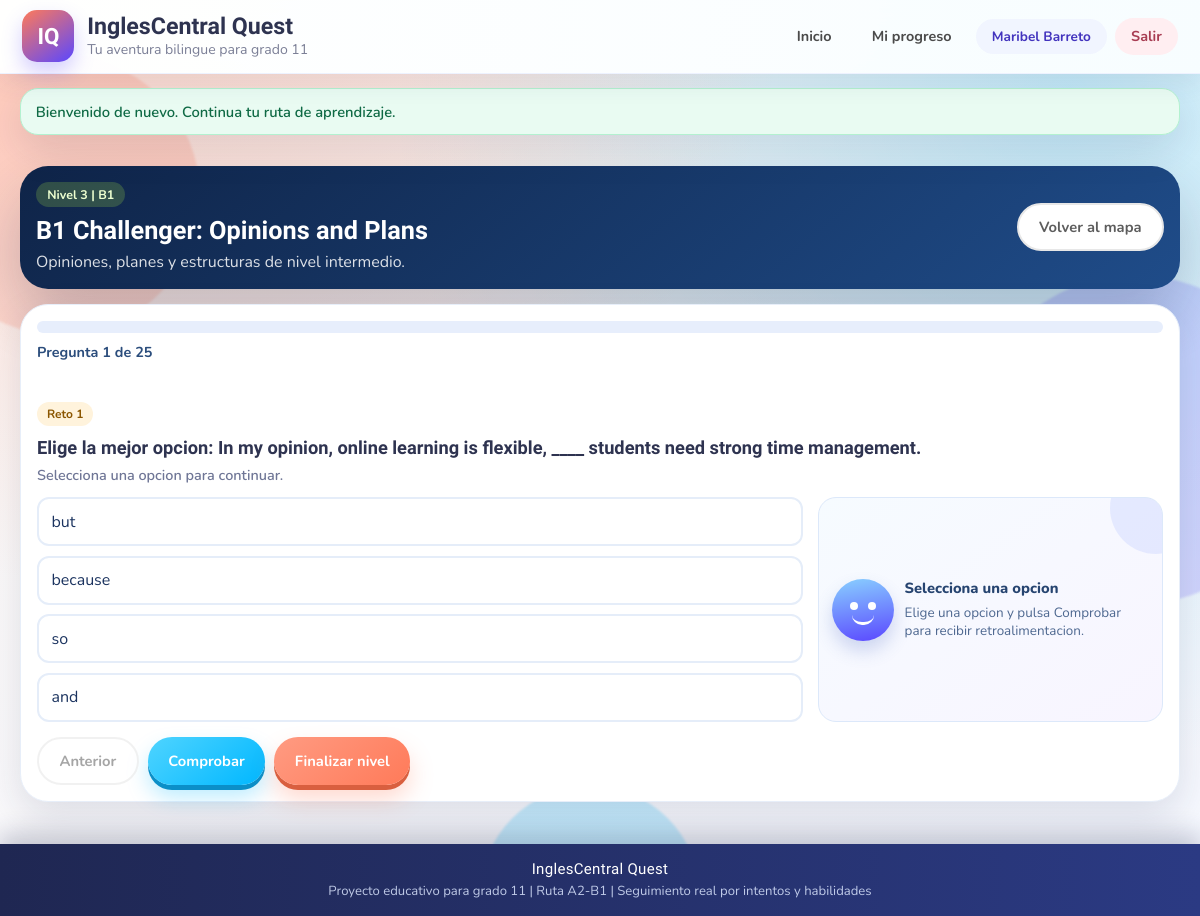
The app's page /nivel/3 (signed in) with its own data.
### tables this page shows
CREATE TABLE IF NOT EXISTS `lecciones` (
  `leccion_id` int(11) NOT NULL AUTO_INCREMENT,     
  `nivel_id` int(11) NOT NULL,
  `titulo_leccion` varchar(160) NOT NULL,
  `objetivo_leccion` varchar(300) NOT NULL,
  `orden_secuencia` int(11) NOT NULL,
  PRIMARY KEY (`leccion_id`),
  UNIQUE KEY `uq_lecciones_nivel_orden` (`nivel_id`,`orden_secuencia`),
  CONSTRAINT `fk_lecciones_nivel` FOREIGN KEY (`nivel_id`) REFERENCES `niveles` (`nivel_id`) ON DELETE CASCADE     
);

CREATE TABLE IF NOT EXISTS `niveles` (
  `nivel_id` int(11) NOT NULL AUTO_INCREMENT,     
  `codigo_nivel` varchar(20) NOT NULL,
  `nombre_nivel` varchar(120) NOT NULL,
  `banda_cefr` varchar(10) NOT NULL,
  `descripcion_nivel` varchar(300) NOT NULL,
  `meta_xp` int(11) NOT NULL CHECK (`meta_xp` >= 0),
  PRIMARY KEY (`nivel_id`),
  UNIQUE KEY `codigo_nivel` (`codigo_nivel`)
);

CREATE TABLE IF NOT EXISTS `preguntas` (
  `pregunta_id` int(11) NOT NULL AUTO_INCREMENT,     
  `leccion_id` int(11) NOT NULL,
  `tipo_pregunta_id` int(11) NOT NULL,
  `enunciado_pregunta` varchar(500) NOT NULL,
  `explicacion` varchar(320) DEFAULT NULL,
  `peso_dificultad` decimal(4,2) NOT NULL DEFAULT 1.00,
  `orden_secuencia` int(11) NOT NULL,
  PRIMARY KEY (`pregunta_id`),
  UNIQUE KEY `uq_preguntas_leccion_orden` (`leccion_id`,`orden_secuencia`),
  KEY `fk_preguntas_tipo` (`tipo_pregunta_id`),
  CONSTRAINT `fk_preguntas_leccion` FOREIGN KEY (`leccion_id`) REFERENCES `lecciones` (`leccion_id`) ON DELETE CASCADE,     
  CONSTRAINT `fk_preguntas_tipo` FOREIGN KEY (`tipo_pregunta_id`) REFERENCES `tipos_pregunta` (`tipo_pregunta_id`)     
);

CREATE TABLE IF NOT EXISTS `opciones_pregunta` (
  `opcion_id` int(11) NOT NULL AUTO_INCREMENT,     
  `pregunta_id` int(11) NOT NULL,
  `texto_opcion` varchar(250) NOT NULL,
  `retroalimentacion` varchar(500) DEFAULT NULL,
  `es_correcta` tinyint(1) NOT NULL DEFAULT 0,
  PRIMARY KEY (`opcion_id`),
  KEY `fk_opciones_pregunta` (`pregunta_id`),
  CONSTRAINT `fk_opciones_pregunta` FOREIGN KEY (`pregunta_id`) REFERENCES `preguntas` (`pregunta_id`) ON DELETE CASCADE     
);

### views/lesson/play.php (the view, shortened to what the rows shown need)
<?php
$questions = is_array($level['questions'] ?? null) ? $level['questions'] : [];
$totalQuestions = count($questions);
$nextLevelIdValue = isset($nextLevelId) ? (int) $nextLevelId : 0;
$nextLevelRoute = $nextLevelIdValue > 0 ? route_url('nivel/' . (string) $nextLevelIdValue) : '';
?>
<section class="lesson-hero">
    <div class="lesson-hero__content">
        <p class="lesson-hero__badge">Nivel <?= e((string) ($level['id'] ?? 0)) ?> | <?= e((string) ($level['difficulty'] ?? '')) ?></p>
        <h2 class="lesson-hero__title"><?= e((string) ($level['name'] ?? 'Nivel')) ?></h2>
        <p class="lesson-hero__description"><?= e((string) ($level['description'] ?? '')) ?></p>
    </div>
    <a class="button button--ghost" href="<?= e(route_url('')) ?>">Volver al mapa</a>
</section>
<?php if ($totalQuestions === 0): ?>
    <section class="result-card">
        <h3 class="result-card__title">Nivel sin preguntas cargadas</h3>
        <p class="result-card__message">Este nivel aun no tiene retos disponibles. Carga preguntas en la base de datos para activarlo.</p>
    </section>
<?php else: ?>
    <section
        class="quiz"
        data-quiz
        data-total-questions="<?= e((string) $totalQuestions) ?>"
        data-next-level-route="<?= e($nextLevelRoute) ?>"
    >
        <div class="quiz__progress">
            <div class="quiz__progress-track" aria-hidden="true">
            </div>
            <p class="quiz__progress-label">Pregunta <span data-progress-current>1</span> de <?= e((string) $totalQuestions) ?></p>
            <p class="quiz__notice" data-quiz-notice aria-live="polite"></p>
        </div>
        <form method="post" class="quiz__form" data-quiz-form>
            <?php foreach ($questions as $index => $question): ?>
                <?php
                $questionNumber = $index + 1;
                $isActive = $index === 0;
                $questionTip = (string) ($question['tip'] ?? '');
                $questionOptions = is_array($question['options'] ?? null) ? $question['options'] : [];
                $questionType = (int) ($question['tipo_pregunta_id'] ?? 1);
                $isTextQuestion = $questionType === 3;
                $isBuildQuestion = $questionType === 4;
                $questionWordbank = is_array($question['wordbank'] ?? null) ? $question['wordbank'] : [];
                $correctOptionUi = null;
                foreach ($questionOptions as $optRow) {
                    if (!empty($optRow['is_correct'])) {
                        $correctOptionUi = $optRow;
                        break;
                    }
                }
                ?>
                <article
                    class="question-card <?= $isActive ? 'question-card--active' : '' ?>"
                    data-question-card
                    data-question-index="<?= e((string) $questionNumber) ?>"
                    data-question-prompt="<?= e((string) ($question['prompt'] ?? '')) ?>"
                    data-question-tip="<?= e($questionTip) ?>"
                    data-question-type="<?= e((string) $questionType) ?>"
                >
                    <p class="question-card__counter">Reto <?= e((string) $questionNumber) ?></p>
                    <h3 class="question-card__prompt"><?= e((string) ($question['prompt'] ?? '')) ?></h3>
                    <?php if ($isTextQuestion): ?>
                        <p class="question-card__subtitle">Escribe la palabra faltante para completar la oracion.</p>
                    <?php elseif ($isBuildQuestion): ?>
                        <p class="question-card__subtitle">Haz clic en las palabras para construir la oracion correcta.</p>
                    <?php else: ?>
                        <p class="question-card__subtitle">Selecciona una opcion para continuar.</p>
                    <?php endif; ?>
                    <div class="question-card__body">
                        <?php if ($isTextQuestion): ?>
                            <div class="question-card__text-input">
                                <input
                                    type="text"
                                    name="answers[<?= e((string) ($question['id'] ?? 0)) ?>]"
                                    class="question-text-input"
                                    autocomplete="off"
                                    placeholder="Escribe tu respuesta aqui..."
                                    data-correct-text="<?= e((string) ($correctOptionUi['text'] ?? '')) ?>"
                                    data-option-feedback="<?= e((string) ($correctOptionUi['retroalimentacion'] ?? '')) ?>"
                                >
                                <p class="question-text-input__hint">Presiona Enter o haz clic en Siguiente para continuar</p>
                            </div>
                        <?php elseif ($isBuildQuestion): ?>
                            <input
                                type="hidden"
                                name="answers[<?= e((string) ($question['id'] ?? 0)) ?>]"
                                value=""
                                data-build-answer
                                data-correct-sentence="<?= e((string) ($question['correct_sentence'] ?? '')) ?>"
                                data-option-feedback="<?= e((string) ($correctOptionUi['retroalimentacion'] ?? '')) ?>"
                            >
                            <div class="question-card__build">
                                <div class="dropzone-container" data-dropzone>
                                    <span class="dropzone-placeholder" data-dropzone-placeholder>Aqui aparecera tu oracion...</span>
                                </div>
                                <div class="wordbank-container" data-wordbank>
                                    <?php foreach ($questionWordbank as $word): ?>
                                        <button type="button" class="word-btn" data-word="<?= e($word) ?>"><?= e($word) ?></button>
                                    <?php endforeach; ?>
                                </div>
                            </div>
                        <?php else: ?>
                            <div class="question-card__options">
                                <?php foreach ($questionOptions as $optionIndex => $option): ?>
                                    <?php $optionInputId = 'q' . (string) ($question['id'] ?? 0) . '_option_' . ($optionIndex + 1); ?>
                                    <label class="question-option" for="<?= e($optionInputId) ?>">
                                        <span class="question-option__label"><?= e((string) ($option['text'] ?? '')) ?></span>
                                    </label>
                                <?php endforeach; ?>
                            </div>
                        <?php endif; ?>
                        <aside class="question-feedback question-feedback--neutral" data-question-feedback aria-live="polite">
                            <div class="question-feedback__avatar" aria-hidden="true">
                                <span class="question-feedback__eye question-feedback__eye--left"></span>
                                <span class="question-feedback__eye question-feedback__eye--right"></span>
                                <span class="question-feedback__mouth"></span>
                            </div>
                            <?php if ($isTextQuestion): ?>
                                <h4 class="question-feedback__title" data-feedback-title>Escribe tu respuesta</h4>
                                <p class="question-feedback__text" data-feedback-text>Escribe la palabra y presiona Enter o clic en Siguiente.</p>
                            <?php elseif ($isBuildQuestion): ?>
                                <h4 class="question-feedback__title" data-feedback-title>Construye la oracion</h4>
                                <p class="question-feedback__text" data-feedback-text>Haz clic en las palabras para colocarlas en orden.</p>
                            <?php else: ?>
                                <h4 class="question-feedback__title" data-feedback-title>Selecciona una opcion</h4>
                                <p class="question-feedback__text" data-feedback-text>Te dare pistas utiles sin revelar la respuesta.</p>
                            <?php endif; ?>
                        </aside>
                    </div>
                </article>
            <?php endforeach; ?>
            <div class="quiz__actions">
                <button type="button" class="button button--ghost" data-prev-question disabled>Anterior</button>
                <button type="button" class="button button--secondary" data-next-question>Siguiente</button>
                <button type="submit" class="button button--primary" data-submit-quiz hidden>Finalizar nivel</button>
            </div>
        </form>
    </section>
<?php endif; ?>

### records on screen
lecciones: nivel.nivel_id "3", nivel.banda_cefr "B1", nivel.nombre_nivel "B1 Challenger: Opinions and Plans", nivel.descripcion_nivel "Opiniones, planes y estructuras de nivel intermedio."
preguntas: questionNumber "1", enunciado_pregunta "Elige la mejor opcion: In my opinion, online learning is flexible, ____ students need strong time management.", shows "Selecciona una opcion para continuar.", shows "Elige una opcion y pulsa Comprobar para recibir retroalimentacion."
opciones_pregunta: texto_opcion "but"
opciones_pregunta: texto_opcion "because"
opciones_pregunta: texto_opcion "so"
opciones_pregunta: texto_opcion "and"

### other values on screen
$user['name'] "Maribel Barreto"
$flash['message'] "Bienvenido de nuevo. Continua tu ruta de aprendizaje."
$totalQuestions "25"
